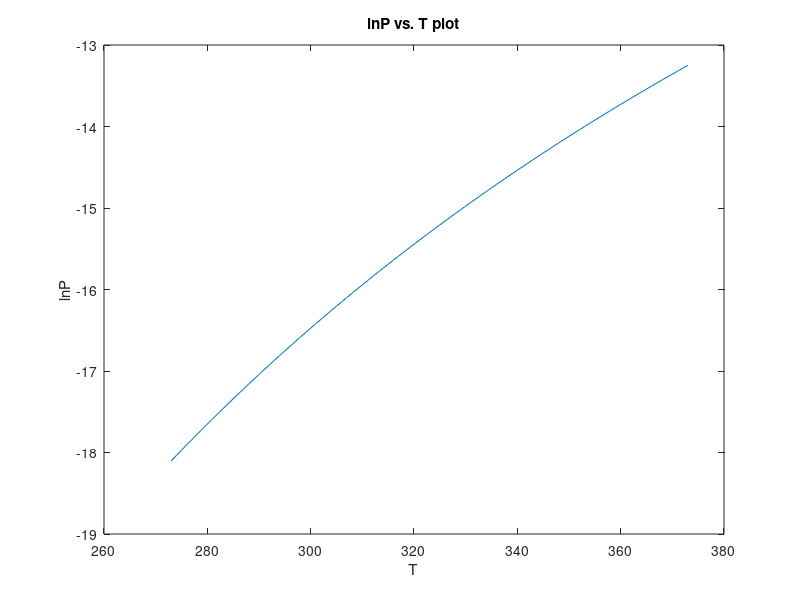
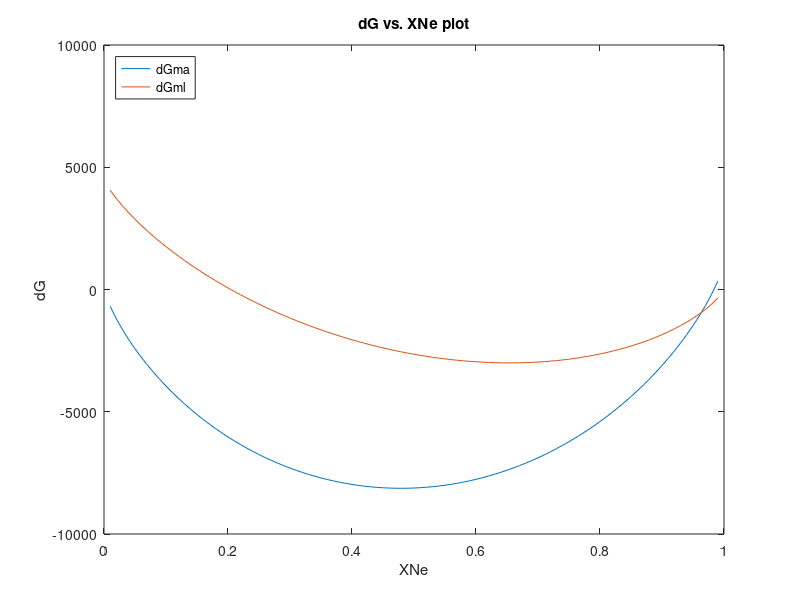

These charts were generated, in order, by the following MATLAB code:
%% Q2
T = 273:1:373;
dH = 41090;
R = 8.314;
lnP = -dH./(R.*T);
figure(1)
plot(T,lnP)
hold on
title('lnP vs. T plot')
xlabel('T')
ylabel('lnP')

%% Q2
R = 8.314;
x = 0.01:0.01:1;
dGma = 1050.*x + R.*1500.*((1-x).*log(1-x)+x.*log(x));
dGml = 4500.*(1-x) + R.*850.*((1-x).*log(1-x)+x.*log(x));
figure(2)
plot(x,dGma)
hold on
plot(x,dGml)
title('dG vs. XNe plot')
xlabel('XNe')
ylabel('dG')
legend({'dGma','dGml'},'Location','northwest')